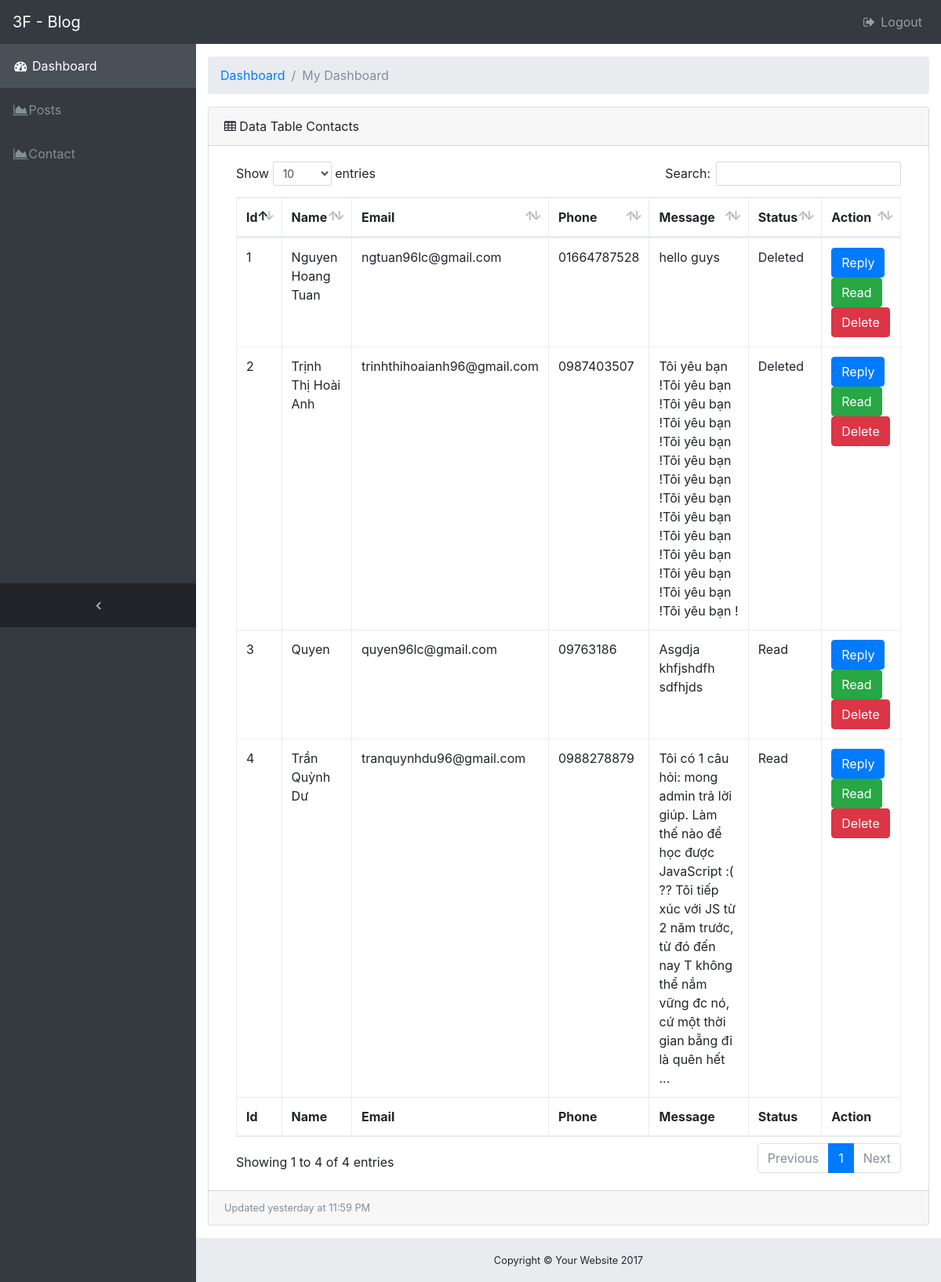
Screenshot of /admin/contact.php (signed in) with the database file from the repository.
### tables this page shows
CREATE TABLE IF NOT EXISTS `contacts` (
  `id` int(11) NOT NULL,
  `name` varchar(100) NOT NULL,
  `email` varchar(100) NOT NULL,
  `phone` varchar(15) NOT NULL,
  `message` text NOT NULL,
  `created_at` timestamp NOT NULL DEFAULT CURRENT_TIMESTAMP ON UPDATE CURRENT_TIMESTAMP,
  `updated_at` timestamp NOT NULL DEFAULT '0000-00-00 00:00:00',
  `status` tinyint(4) NOT NULL COMMENT '0 - Unread; 1 - Read; 2 - Deleted;'
);

### admin/app/func/contacts.php (called while the page is built, shortened)
<?php
	function getAllContacts(){
		global $conn;
		$contacts = array();
		$sql = "SELECT contacts.id, contacts.name, contacts.email, contacts.phone, contacts.message, contacts.status FROM contacts ";
		$result = mysqli_query($conn, $sql);
		if(mysqli_num_rows($result) > 0){
			while($row = mysqli_fetch_assoc($result)){
				$contacts[] = $row;
			}
		}
		return $contacts;
	}
?>

### admin/views/_contact_index.php (the view)
<ol class="breadcrumb">
	<li class="breadcrumb-item">
		<a href="#">Dashboard</a>
	</li>
	<li class="breadcrumb-item active">My Dashboard</li>
</ol>
<div class="card mb-3">
	<div class="card-header">
		<i class="fa fa-table"></i>
		Data Table Contacts
	</div>
	<div class="card-body">
		<div class="table-responsive">
			<table class="table table-bordered" width="100%" id="dataTable" cellspacing="0">
				<thead>
					<tr>
						<th>Id</th>
						<th>Name</th>
						<th>Email</th>
						<th>Phone</th>
						<th>Message</th>
						<th>Status</th>
						<th>Action</th>
					</tr>
				</thead>
				<tfoot>
					<tr>
						<th>Id</th>
						<th>Name</th>
						<th>Email</th>
						<th>Phone</th>
						<th>Message</th>
						<th>Status</th>
						<th>Action</th>
					</tr>
				</tfoot>
				<tbody>
					<?php
						foreach ($contacts as $contact) {
							$status = 'Unread';
							if($contact['status'] == 0){
								$status = "Unread";
							} else if($contact['status'] == 1){
								$status = "Read";
							} else{
								$status = "Deleted";
							}
						?>
							<tr>
								<td><?= $contact['id']; ?></td>
								<td><?= $contact['name']; ?></td>
								<td><?= $contact['email']; ?></td>
								<td><?= $contact['phone']; ?></td>
								<td><?= $contact['message']; ?></td>
								<td><?= $status ?></td>
								<td>
									<a class="btn btn-primary" href="contact.php?action=reply&contact_id=<?= $contact['id']?>" role="button">Reply</a>
									<a class="btn btn-success" href="contact.php?action=read&contact_id=<?= $contact['id']?>" role="button">Read</a>
									<a class="btn btn-danger deleteButtonContact" data-toggle="modal" data-id="<?= $contact['id']?>" data-target="#deleteContactModal" href="" role="button">Delete</a>
								</td>
							</tr>
						<?php
						}
					?>
				</tbody>
			</table>
		</div>
	</div>
	<div class="card-footer small text-muted">
		Updated yesterday at 11:59 PM
	</div>
</div>

### admin/public/css/sb-admin.css (style rules this page uses)
html { position: relative; min-height: 100%; }
body.sticky-footer { margin-bottom: 56px; }
body.fixed-nav { padding-top: 56px; }

### rows the page displays
contacts: id "1", name "Nguyen Hoang Tuan", email "ngtuan96lc@gmail.com", phone "01664787528", message "hello guys", status "Deleted"
contacts: id "2", name "Trịnh Thị Hoài Anh", email "trinhthihoaianh96@gmail.com", phone "0987403507", message "Tôi yêu bạn !Tôi yêu bạn !Tôi yêu bạn !Tôi yêu bạn !Tôi yêu bạn !Tôi yêu bạn !Tôi yêu bạn !Tôi yêu bạn !Tôi yêu bạn !Tôi yêu bạn !Tôi yêu bạn !Tôi yêu bạn !Tôi yêu bạn !Tôi yêu bạn !", status "Deleted"
contacts: id "3", name "Quyen", email "quyen96lc@gmail.com", phone "09763186", message "Asgdja khfjshdfh sdfhjds", status "Read"
contacts: id "4", name "Trần Quỳnh Dư", email "tranquynhdu96@gmail.com", phone "0988278879", message "Tôi có 1 câu hỏi: mong admin trả lời giúp. Làm thế nào để học được JavaScript :( ?? Tôi tiếp xúc với JS từ 2 năm trước, từ đó đến nay T không thể nắm vững đc nó, cứ một thời gian bẵng đi là quên hết ...", status "Read"
